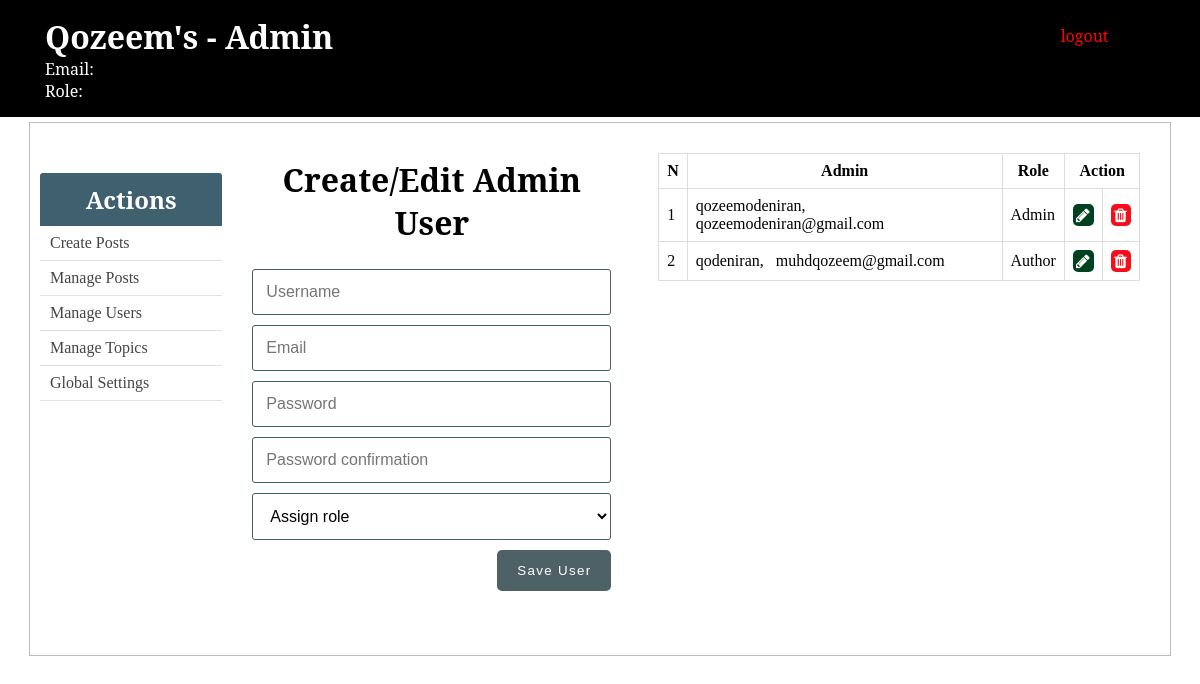
/admin/users.php, run on the app's committed database.
### tables this page shows
CREATE TABLE `users` (
  `id` int(11) NOT NULL,
  `username` varchar(255) NOT NULL,
  `email` varchar(255) NOT NULL,
  `role` enum('Author','Admin') DEFAULT NULL,
  `password` varchar(255) NOT NULL,
  `created_at` timestamp NULL DEFAULT current_timestamp(),
  `updated_at` timestamp NULL DEFAULT NULL
);

### admin/includes/admin_functions.php (called while the page is built, shortened)
<?php
$isEditingUser = false;
$username = "";
$email = "";
function getAdminUsers(){
	global $conn, $roles;
	$sql = "SELECT * FROM users WHERE role IS NOT NULL";
	$result = mysqli_query($conn, $sql);
	$users = mysqli_fetch_all($result, MYSQLI_ASSOC);
	return $users;
}
?>

### admin/users.php (the view, shortened to what this page needs)
<?php  include('../config.php'); ?>
<?php  include(ROOT_PATH . '/admin/includes/admin_functions.php'); ?>
<?php
	$admins = getAdminUsers();
?>
<?php include(ROOT_PATH . '/admin/includes/head_section.php'); ?>
</head>
<body>
	<?php include(ROOT_PATH . '/admin/includes/navbar.php') ?>
	<div class="container content">
		<?php include(ROOT_PATH . '/admin/includes/menu.php') ?>
		<div class="action">
			<h1 class="page-title">Create/Edit Admin User</h1>
			<form method="post" action="<?php echo BASE_URL . 'admin/users.php'; ?>" >
				<input type="text" name="username" value="<?php echo $username; ?>" placeholder="Username">
				<input type="email" name="email" value="<?php echo $email ?>" placeholder="Email">
				<input type="password" name="password" placeholder="Password">
				<input type="password" name="passwordConfirmation" placeholder="Password confirmation">
				<select name="role">
					<option value="" selected disabled>Assign role</option>
				</select>
				<?php if ($isEditingUser === true): ?>
					<button type="submit" class="btn" name="update_admin">UPDATE</button>
				<?php else: ?>
					<button type="submit" class="btn" name="create_admin">Save User</button>
				<?php endif ?>
			</form>
		</div>
		<div class="table-div">
			<?php if (empty($admins)): ?>
				<h1>No admins in the database.</h1>
			<?php else: ?>
				<table class="table">
					<thead>
						<th>N</th>
						<th>Admin</th>
						<th>Role</th>
						<th colspan="2">Action</th>
					</thead>
					<tbody>
					<?php foreach ($admins as $key => $admin): ?>
						<tr>
							<td><?php echo $key + 1; ?></td>
							<td>
								<?php echo $admin['username']; ?>, &nbsp;
								<?php echo $admin['email']; ?>
							</td>
							<td><?php echo $admin['role']; ?></td>
							<td>
								<a class="fa fa-pencil btn edit"
									href="users.php?edit-admin=<?php echo $admin['id'] ?>">
								</a>
							</td>
							<td>
								<a class="fa fa-trash btn delete"
								    href="users.php?delete-admin=<?php echo $admin['id'] ?>">
								</a>
							</td>
						</tr>
					<?php endforeach ?>
					</tbody>
				</table>
			<?php endif ?>
		</div>
	</div>
</body>
</html>

### static/css/admin_styling.css (style rules this page uses)
* { margin: 0px; padding: 0px; }
a { text-decoration: none; }
h1, h2, h3, h4, h5, h6 { font-family: 'Noto Serif', serif; }
form { width: 60%; margin: 5px auto; padding-bottom: 50px; }
form input[type=file], input[type=email], input[type=password], input[type=text], form select, form textarea { width: 100%; display: block; padding: 13px 13px; font-size: 1em; margin: 5px auto 10px; border-radius: 3px; box-sizing : border-box; background: transparent; border: 1px solid #3E606F; }
form button { float: right; margin-left: 24%; }
table { border-collapse: collapse; width: 70%; margin: 20px auto; }
th, td { padding: 8px; text-align: left; border: 1px solid #ddd; }
th { text-align: center; }
.btn { color: white; background: #4E6166; text-align: center; border: none; border-radius: 5px; display: block; letter-spacing: .1em; padding: 13px 20px; text-decoration: none; }
.container { width: 95%; margin: 5px auto 50px; border: 1px solid #BFBCB3; padding: 10px 0px 50px; }
.container:after { content: ""; display: block; clear: both; }
.container.content .action { width: 35%; float: left; text-align: center; }
.container.content .action form { width: 90%; }
.container.content .action .page-title { margin: 25px; }
.table-div { float: left; width: 47%; }
.table-div table { width: 90%; }
.table-div a.fa { color: white; padding: 3px; }
.table-div .edit { background: #004220; }
.table-div .delete { background: #F70E1A; }

### data on the page
users: username "qozeemodeniran", email "qozeemodeniran@gmail.com", role "Admin"
users: username "qodeniran", email "muhdqozeem@gmail.com", role "Author"
